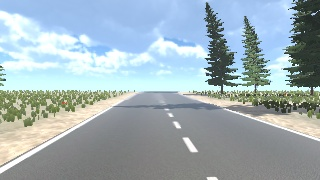
#> input picture images/frame1.jpg, 320 x 180 px
$ python -i lane_detection_model.py   (imports and definitions only)
#> lines starting #> are read from the running program, lines starting #| are printed output that depends on the picture; after the words box and inside, x2 and y2 are one past the last pixel; in counts of white or black regions, pixels touching at a corner belong together
import cv2
import numpy as np
import os

# =========================
# PARAMETERS
# =========================

CANNY_LOW = 30
CANNY_HIGH = 100

HOUGH_RHO = 1
HOUGH_THETA = np.pi / 180
HOUGH_THRESHOLD = 25
HOUGH_MIN_LINE_LENGTH = 75
HOUGH_MAX_LINE_GAP = 150

DRAW_CENTER = True


# =========================
# WHITE COLOR MASK
# =========================

def white_mask(img):
    hsv = cv2.cvtColor(img, cv2.COLOR_BGR2HSV)

    lower_white = np.array([0, 0, 160])
    upper_white = np.array([180, 80, 255])

    mask = cv2.inRange(hsv, lower_white, upper_white)

    # Stronger vertical closing to connect broken lane pieces
    kernel = cv2.getStructuringElement(cv2.MORPH_RECT, (5, 20))
    mask = cv2.morphologyEx(mask, cv2.MORPH_CLOSE, kernel)

    return mask


# =========================
# ROI
# =========================

def region_of_interest(img):
    height, width = img.shape
    mask = np.zeros_like(img)

    polygon = np.array([[
        (0, int(height * 0.55)),
        (width, int(height * 0.55)),
        (width, height),
        (0, height)
    ]], np.int32)

    cv2.fillPoly(mask, polygon, 255)
    return cv2.bitwise_and(img, mask)


# =========================
# SEPARATE LEFT & RIGHT
# =========================

def separate_lines(lines, width):
    left = []
    right = []

    for line in lines:
        x1, y1, x2, y2 = line[0]

        if x2 == x1:
            continue

        slope = (y2 - y1) / (x2 - x1)

        # Remove near-horizontal lines
        if abs(slope) < 0.20:
            continue

        # LEFT lane: negative slope
        if slope < 0:
            left.append((x1, y1, x2, y2))

        # RIGHT lane: positive slope
        elif slope > 0:
            right.append((x1, y1, x2, y2))

    return left, right


def stable_lane(lines, height, side):
    if len(lines) == 0:
        return None

    filtered = []

    for x1, y1, x2, y2 in lines:
        if x2 - x1 == 0:
            continue

        slope = (y2 - y1) / (x2 - x1)

        # Reject almost horizontal lines
        if abs(slope) < 0.29:
            continue

        # Enforce slope direction
        if side == "left" and slope > 0:
            continue
        if side == "right" and slope < 0:
            continue

        filtered.append((slope, x1, y1,  x2, y2))

    if len(filtered) == 0:
        return None

    # Average slope and intercept for stability
    slopes = []
    intercepts = []

    for slope, x1, y1, x2, y2 in filtered:
        intercept = y1 - slope * x1
        slopes.append(slope)
        intercepts.append(intercept)

    slope_avg = np.mean(slopes)
    intercept_avg = np.mean(intercepts)

    y_bottom = height
    y_top = int(height * 0.4)

    x_bottom = int((y_bottom - intercept_avg) / slope_avg)
    x_top = int((y_top - intercept_avg) / slope_avg)

    return [x_bottom, y_bottom, x_top, y_top]


# =========================
# DRAW
# =========================

def draw_lines(img, left_line, right_line):
    line_img = np.zeros_like(img)

    if left_line is not None:
        cv2.line(line_img,
                 (left_line[0], left_line[1]),
                 (left_line[2], left_line[3]),
                 (0, 0, 255), 10)

    if right_line is not None:
        cv2.line(line_img,
                 (right_line[0], right_line[1]),
                 (right_line[2], right_line[3]),
                 (0, 0, 255), 10)

    return cv2.addWeighted(img, 0.8, line_img, 1, 1)


def draw_center(img, left_line, right_line):
    if left_line is None or right_line is None:
        return img

    bottom_y = left_line[1]
    center_x = int((left_line[0] + right_line[0]) / 2)

    cv2.circle(img, (center_x, bottom_y), 10, (0, 255, 0), -1)
    return img


# =========================
# PIPELINE
# =========================

def process_image(image_path, output_path):
#> called with image_path = 'images/frame1.jpg', output_path = 'out.png'
    img = cv2.imread(image_path)
#> img is the input picture: shape (180, 320, 3); mean B, G, R 182, 175.4, 159
    if img is None:
        print(f"Failed to load {image_path}")
        return

    height, width = img.shape[:2]
#> height = 180; width = 320

    # 1. Extract white lanes
    mask = white_mask(img)
#> in white_mask, `hsv = cv2.cvtColor(img, cv2.COLOR_BGR2HSV)`: hsv: shape (180, 320, 3); mean H, S, V 79.9, 41.7, 188.1
#> in white_mask, `mask = cv2.inRange(hsv, lower_white, upper_white)`:
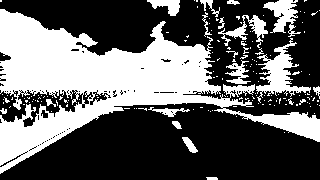
#> mask: shape (180, 320); 38.6% white; 154 white regions (135 under 20 px), largest, box (x1, y1, x2, y2) and area: (0, 9, 320, 174) 18101, (256, 38, 311, 103) 1210, (263, 0, 301, 37) 658
#> in white_mask, `mask = cv2.morphologyEx(mask, cv2.MORPH_CLOSE, kernel)`: mask: shape (180, 320); 54.4% white; 11 black regions, largest, box (x1, y1, x2, y2) and area: (8, 104, 320, 180) 16520, (5, 0, 154, 56) 5336, (295, 0, 320, 88) 1661

    # 2. Blur
    blur = cv2.GaussianBlur(mask, (5, 5), 0)
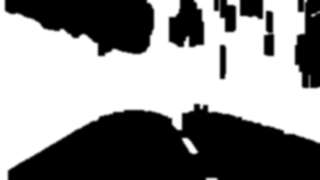
#> blur: shape (180, 320); min 0, max 255, mean 138.7

    edges = cv2.Canny(blur, CANNY_LOW, CANNY_HIGH)
#> edges: shape (180, 320); 2.5% white in thin lines or dots

    kernel = np.ones((3, 3), np.uint8)
    edges = cv2.dilate(edges, kernel, iterations=1)
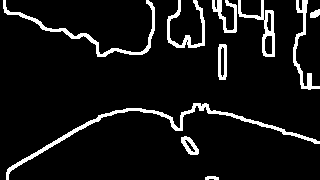
#> edges: shape (180, 320); 7.9% white; 10 white regions, largest, box (x1, y1, x2, y2) and area: (6, 103, 320, 180) 1372, (3, 0, 155, 57) 820, (238, 0, 275, 57) 518

    cropped = region_of_interest(edges)
#> in region_of_interest, `cv2.fillPoly(mask, polygon, 255)`:
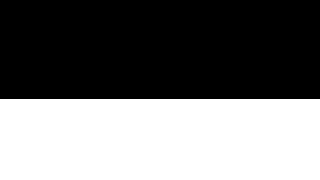
#> mask: shape (180, 320); 45% white; 1 white region, box (x1, y1, x2, y2) and area: (0, 99, 320, 180) 25920
#> in region_of_interest, `return cv2.bitwise_and(img, mask)`:
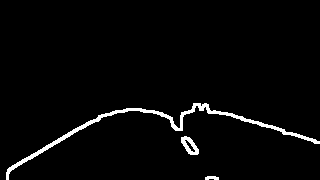
#> returned value: shape (180, 320); 2.8% white; 3 white regions, box (x1, y1, x2, y2) and area: (6, 103, 320, 180) 1372, (181, 136, 199, 155) 178, (205, 176, 219, 180) 46

    # 5. Hough
    lines = cv2.HoughLinesP(
        cropped,
        HOUGH_RHO,
        HOUGH_THETA,
        HOUGH_THRESHOLD,
        minLineLength=HOUGH_MIN_LINE_LENGTH,
        maxLineGap=HOUGH_MAX_LINE_GAP
    )
#> lines = 14 rows, first 6: [193, 105, 319, 142], [6, 174, 86, 122], [6, 175, 99, 115], [194, 105, 319, 141], [193, 104, 315, 139], [12, 165, 115, 110]

    if lines is None:
        cv2.imwrite(output_path, img)
        return

    left_lines, right_lines = separate_lines(lines, width)
#> the loop in separate_lines, `for line in lines:` made 14 passes
#> (x1, y1, x2, y2, slope) on passes 1 to 12: (193, 105, 319, 142, 0.294), (6, 174, 86, 122, -0.65), (6, 175, 99, 115, -0.645), (194, 105, 319, 141, 0.288), (193, 104, 315, 139, 0.287), (12, 165, 115, 110, -0.534), (123, 109, 237, 115, 0.0526), (9, 167, 116, 110, -0.533), (117, 110, 227, 112, 0.0182), (192, 106, 319, 143, 0.291), (140, 108, 318, 143, 0.197), (6, 176, 102, 114, -0.646)
#> after the loop in separate_lines, `for line in lines:`: left = [(6, 174, 86, 122), (6, 175, 99, 115), (12, 165, 115, 110), (9, 167, 116, 110), (6, 176, 102, 114)]; right = [(193, 105, 319, 142), (194, 105, 319, 141), (193, 104, 315, 139), (192, 106, 319, 143)]
#> left_lines has the same summary as left in separate_lines; right_lines has the same summary as right in separate_lines

    left_line = stable_lane(left_lines, height, "left")
#> the loop in stable_lane, `for x1, y1, x2, y2 in lines:` made 5 passes
#> after the loop in stable_lane, `for x1, y1, x2, y2 in lines:`: filtered = [(-0.65, 6, 174, 86, 122), (-0.645, 6, 175, 99, 115), (-0.534, 12, 165, 115, 110), (-0.533, 9, 167, 116, 110), (-0.646, 6, 176, 102, 114)]
#> the loop in stable_lane, `for slope, x1, y1, x2, y2 in filtered:` made 5 passes
#> (slope, x1, y1, x2, y2, intercept) on passes 1 to 5: (-0.65, 6, 174, 86, 122, 177.9), (-0.645, 6, 175, 99, 115, 178.9), (-0.534, 12, 165, 115, 110, 171.4), (-0.533, 9, 167, 116, 110, 171.8), (-0.646, 6, 176, 102, 114, 179.9)
#> after the loop in stable_lane, `for slope, x1, y1, x2, y2 in filtered:`: intercepts = [177.9, 178.9, 171.4, 171.8, 179.9]; slopes = [-0.65, -0.645, -0.534, -0.533, -0.646]
#> in stable_lane, `slope_avg = np.mean(slopes)`: slope_avg = -0.602
#> in stable_lane, `intercept_avg = np.mean(intercepts)`: intercept_avg = 176
#> in stable_lane, `x_bottom = int((y_bottom - intercept_avg) / slope_avg)`: x_bottom = -6
#> in stable_lane, `x_top = int((y_top - intercept_avg) / slope_avg)`: x_top = 172
#> left_line = [-6, 180, 172, 72]
    right_line = stable_lane(right_lines, height, "right")
#> the loop in stable_lane (call 2), `for x1, y1, x2, y2 in lines:` made 4 passes
#> the loop in stable_lane (call 2), `for slope, x1, y1, x2, y2 in filtered:` made 2 passes
#> (slope, x1, y1, x2, y2, intercept) on passes 1 to 2: (0.294, 193, 105, 319, 142, 48.33), (0.291, 192, 106, 319, 143, 50.06)
#> right_line = [447, 180, 77, 72]


    result = draw_lines(img, left_line, right_line)
#> in draw_lines, `cv2.line(line_img, (right_line[0], right_line[1]), (right_line[2], rig..`:
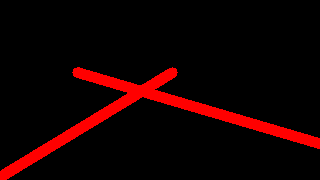
#> line_img: shape (180, 320, 3); mean of channels 0, 1, 2 0, 0, 21.5; drawn as B, G, R
#> in draw_lines, `return cv2.addWeighted(img, 0.8, line_img, 1, 1)`:
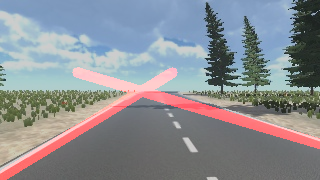
#> returned value: shape (180, 320, 3); mean of channels 0, 1, 2 146.6, 141.3, 138; drawn as B, G, R

    if DRAW_CENTER:
        result = draw_center(result, left_line, right_line)
#> in draw_center, `bottom_y = left_line[1]`: bottom_y = 180
#> in draw_center, `center_x = int((left_line[0] + right_line[0]) / 2)`: center_x = 220

    cv2.imwrite(output_path, result)


def main():
    script_dir = os.path.dirname(os.path.abspath(__file__))
    input_folder = os.path.join(script_dir, "images")
    output_folder = os.path.join(script_dir, "output")

    if not os.path.exists(output_folder):
        os.makedirs(output_folder)

    for i in range(1, 11):
        filename = f"frame{i}.jpg"
        input_path = os.path.join(input_folder, filename)
        output_path = os.path.join(output_folder, f"output_{filename}")

        print(f"Processing {filename}")
        process_image(input_path, output_path)

    print("All images processed successfully.")


# [2 lines not run here, left out]

>>> result = process_image('images/frame1.jpg', 'out.png')

$ run again, on images/frame10.jpg
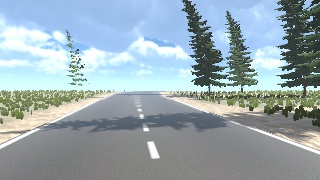
#> input picture images/frame10.jpg, 320 x 180 px
#> in process_image, img is the input picture: shape (180, 320, 3); mean B, G, R 175.7, 168.3, 151.8
#> hsv: shape (180, 320, 3); mean H, S, V 82.9, 41.8, 180.6
#> in white_mask, `mask = cv2.inRange(hsv, lower_white, upper_white)`:
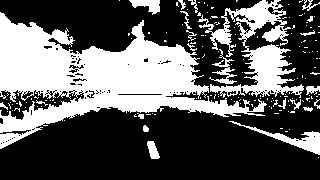
#> mask: shape (180, 320); 36% white; 160 white regions (137 under 20 px), largest, box (x1, y1, x2, y2) and area: (0, 12, 267, 149) 14642, (198, 0, 304, 98) 3759, (229, 121, 320, 155) 641
#> lines = 24 rows, first 6: [201, 112, 319, 157], [64, 119, 319, 110], [83, 113, 319, 109], [205, 112, 318, 155], [51, 122, 312, 113], [99, 108, 313, 112]
#> the loop in separate_lines, `for line in lines:` made 24 passes
#> (x1, y1, x2, y2, slope) on passes 1 to 8: (201, 112, 319, 157, 0.381), (64, 119, 319, 110, -0.0353), (83, 113, 319, 109, -0.0169), (205, 112, 318, 155, 0.381), (51, 122, 312, 113, -0.0345), (99, 108, 313, 112, 0.0187), (87, 111, 272, 107, -0.0216), (48, 123, 319, 133, 0.0369)
#> after the loop in separate_lines, `for line in lines:`: left = [(15, 143, 90, 111)]; right = [(201, 112, 319, 157), (205, 112, 318, 155), (200, 112, 318, 157), (217, 114, 318, 154)]
#> left_lines = [(15, 143, 90, 111)]; right_lines has the same summary as right in separate_lines
#> the loop in stable_lane, `for x1, y1, x2, y2 in lines:` made 1 pass
#> (x1, y1, x2, y2, slope) on pass 1: (15, 143, 90, 111, -0.427)
#> after the loop in stable_lane, `for x1, y1, x2, y2 in lines:`: filtered = [(-0.427, 15, 143, 90, 111)]
#> the loop in stable_lane, `for slope, x1, y1, x2, y2 in filtered:` made 1 pass
#> (slope, x1, y1, x2, y2, intercept) on pass 1: (-0.427, 15, 143, 90, 111, 149.4)
#> after the loop in stable_lane, `for slope, x1, y1, x2, y2 in filtered:`: intercepts = [149.4]; slopes = [-0.427]
#> slope_avg = -0.427
#> intercept_avg = 149.4
#> x_bottom = -71
#> x_top = 181
#> left_line = [-71, 180, 181, 72]
#> the loop in stable_lane (call 2), `for x1, y1, x2, y2 in lines:` made 4 passes
#> (x1, y1, x2, y2, slope) on passes 1 to 4: (201, 112, 319, 157, 0.381), (205, 112, 318, 155, 0.381), (200, 112, 318, 157, 0.381), (217, 114, 318, 154, 0.396)
#> the loop in stable_lane (call 2), `for slope, x1, y1, x2, y2 in filtered:` made 4 passes
#> (slope, x1, y1, x2, y2, intercept) on passes 1 to 4: (0.381, 201, 112, 319, 157, 35.35), (0.381, 205, 112, 318, 155, 33.99), (0.381, 200, 112, 318, 157, 35.73), (0.396, 217, 114, 318, 154, 28.06)
#> right_line = [381, 180, 100, 72]
#> in draw_lines, `return cv2.addWeighted(img, 0.8, line_img, 1, 1)`:
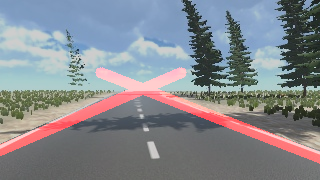
#> returned value: shape (180, 320, 3); mean of channels 0, 1, 2 141.5, 135.6, 132.2; drawn as B, G, R
#> bottom_y = 180
#> center_x = 155
